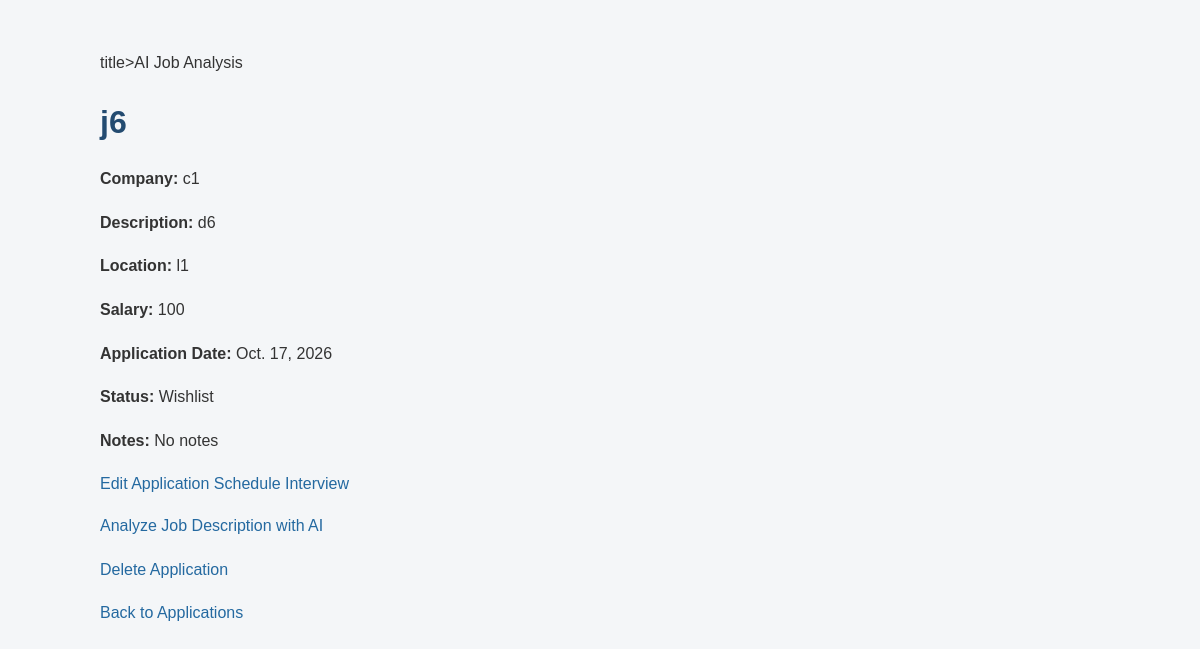
The page /applications/16/ (signed in) on the database its author committed.
### jobs/models.py (models this page shows, shortened)
class JobApplication(models.Model):
    STATUS_CHOICES = [
        ('wishlist', 'Wishlist'),
        ('applied', 'Applied'),
        ('screening', 'Screening'),
        ('interview', 'Interview'),
        ('selected', 'Selected'),
        ('rejected', 'Rejected'),
    ]
    user = models.ForeignKey(
        User,
        on_delete=models.CASCADE,
        related_name='job_applications'
    )
    job_title = models.CharField(max_length=200)
    company_name = models.CharField(max_length=200)
    job_description = models.TextField(blank=True)
    location = models.CharField(max_length=200, blank=True)
    salary = models.CharField(max_length=100, blank=True)
    job_url = models.URLField(blank=True)
    application_date = models.DateField()
    status = models.CharField(
        max_length=20,
        choices=STATUS_CHOICES,
        default='wishlist'
    )
    notes = models.TextField(blank=True)
    created_at = models.DateTimeField(auto_now_add=True)
    updated_at = models.DateTimeField(auto_now=True)

### jobs/views.py (the view)
# urls.py: path('applications/<int:pk>/', views.application_detail, name='application_detail'),
@login_required
def application_detail(request, pk):
    application = get_object_or_404(
        JobApplication,
        pk=pk,
        user=request.user
    )
    return render(
        request,
        'jobs/application_detail.html',
        {'application': application}
    )

### jobs/templates/jobs/application_detail.html (shortened to what this page needs)
<!DOCTYPE html>
<html lang="en">
<head>
    {% load static %}
    <link rel="stylesheet" href="{% static 'jobs/style.css' %}">
</head>
<body>
    <h1>{{ application.job_title }}</h1>
    <p><strong>Company:</strong> {{ application.company_name }}</p>
    <p><strong>Description:</strong> {{ application.job_description|default:"Not provided" }}</p>
    <p><strong>Location:</strong> {{ application.location|default:"Not specified" }}</p>
    <p><strong>Salary:</strong> {{ application.salary|default:"Not specified" }}</p>
    <p><strong>Application Date:</strong> {{ application.application_date }}</p>
    <p><strong>Status:</strong> {{ application.get_status_display }}</p>
    <p><strong>Notes:</strong> {{ application.notes|default:"No notes" }}</p>
    <a href="{% url 'application_update' application.pk %}">
        Edit Application
    </a>
    <a href="{% url 'interview_create' application.pk %}">
        Schedule Interview
    </a>
    <p>
        <a href="{% url 'analyze_application' application.pk %}">
            Analyze Job Description with AI
        </a>
    </p>
    <p>
        <a href="{% url 'application_delete' application.pk %}">
            Delete Application
        </a>
    </p>
    <p>
        <a href="{% url 'application_list' %}">
            Back to Applications
        </a>
    </p>
</body>
</html>

### jobs/templates/jobs/static/jobs/style.css (style rules this page uses)
body { font-family: Arial, sans-serif; background-color: #f4f6f8; color: #333; max-width: 1000px; margin: 30px auto; padding: 20px; line-height: 1.6; }
h1 { color: #234b70; margin-bottom: 20px; }
header, section, article, main > form, body > form, body > p, body > h1, body > h2 { margin-bottom: 18px; }
a { color: #2469a0; text-decoration: none; }

### rows shown on the page
JobApplication: job_title "j6", company_name "c1", job_description "d6", location "l1", salary "100", application_date "Oct. 17, 2026", status "Wishlist", notes "No notes"
